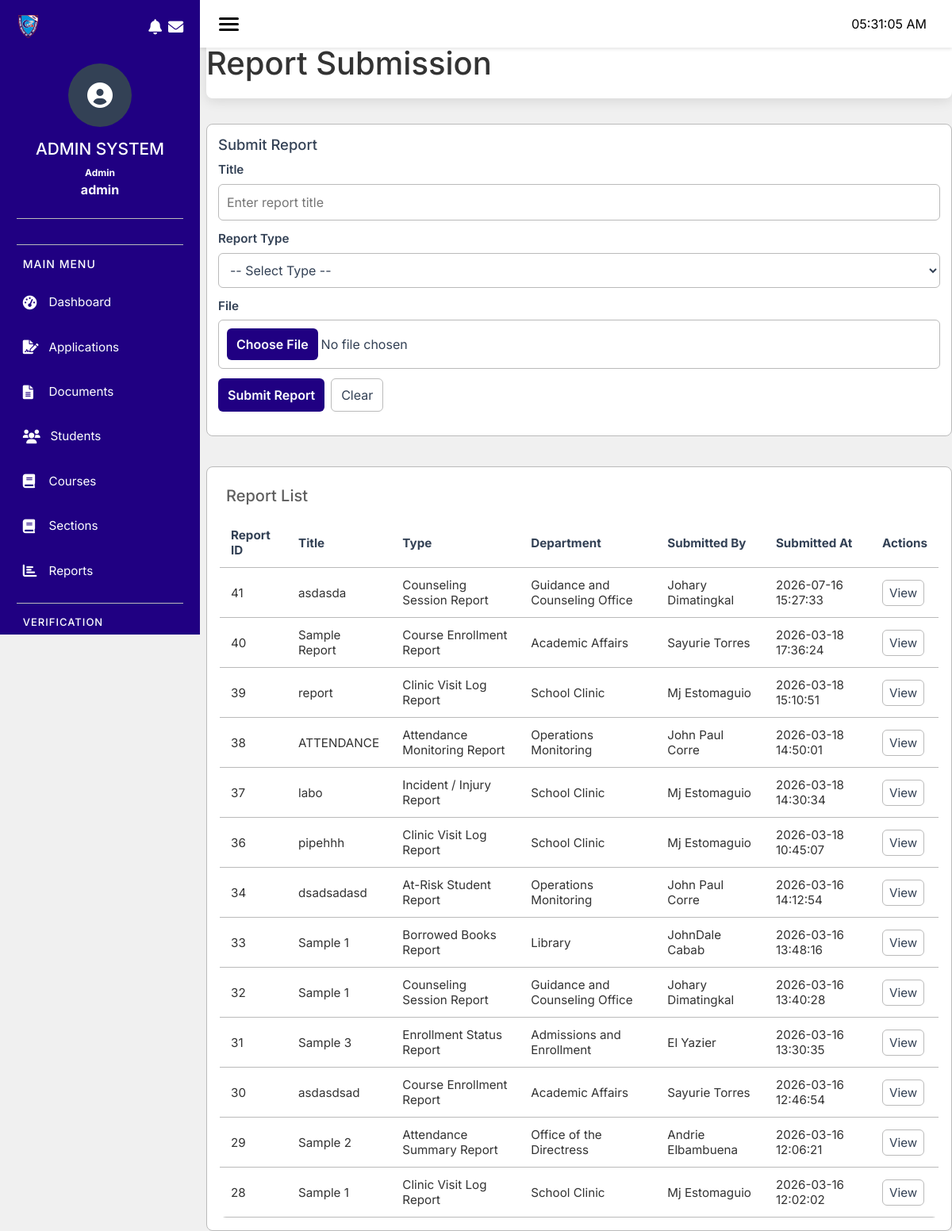
Page /modules/enrollment/admin/report-submission.php (signed in) on the committed database.
### tables this page shows
CREATE TABLE `sd_reports` (
  `report_id` int(11) NOT NULL,
  `title` varchar(255) NOT NULL,
  `description` text DEFAULT NULL,
  `file_path` varchar(255) DEFAULT NULL,
  `department_id` int(11) DEFAULT NULL,
  `submitted_by` bigint(20) DEFAULT NULL,
  `status` enum('Pending','Approved','Returned') DEFAULT 'Pending',
  `submitted_at` datetime DEFAULT current_timestamp(),
  `report_type` int(11) DEFAULT NULL
);

CREATE TABLE `sd_report_type` (
  `type_id` int(11) NOT NULL,
  `report_type` varchar(100) DEFAULT NULL,
  `department_id` int(100) DEFAULT NULL
);

CREATE TABLE `sd_department` (
  `department_id` int(100) NOT NULL,
  `department_name` varchar(100) DEFAULT NULL,
  `department_head` bigint(100) DEFAULT NULL
);

### database/db.php (called while the page is built, shortened)
<?php
class Database {
    private $conn;
    public function __construct() {
        $this->host = getenv('DB_HOST') ?: "localhost";
        $this->port = getenv('DB_PORT') ?: "3306";
        $this->db   = getenv('DB_DATABASE') ?: (getenv('DB_NAME') ?: "prototype");
        $this->user = getenv('DB_USER') ?: "root";
        $this->pass = getenv('DB_PASSWORD') !== false ? getenv('DB_PASSWORD') : "";
        try {
            $dsn = "mysql:host={$this->host};port={$this->port};dbname={$this->db};charset=utf8mb4";
            $this->conn = new PDO($dsn, $this->user, $this->pass);
            $this->conn->setAttribute(PDO::ATTR_ERRMODE, PDO::ERRMODE_EXCEPTION);
            $this->conn->setAttribute(PDO::ATTR_DEFAULT_FETCH_MODE, PDO::FETCH_ASSOC);
        } catch (PDOException $e) {
            throw new RuntimeException("DB Connection failed: " . $e->getMessage(), 0, $e);
        }
    }
    public function getConnection() {
        return $this->conn;
    }
}

### modules/enrollment/classes/Report.php (called while the page is built, shortened)
<?php
    include_once __DIR__ . '/../../../database/db.php';
    class Report {
        private $conn;
        public function __construct($pdo = null) {
            if ($pdo instanceof PDO) {
                $this->conn = $pdo;
            } else {
                $database = new Database();
                $this->conn = $database->getConnection();
            }
        }
        public function getReports($department_id = null) {
            $sql = "SELECT
                        r.report_id,
                        r.title,
                        r.description,
                        r.file_path,
                        r.submitted_at,
                        d.department_name,
                        CONCAT(e.first_name, ' ', e.last_name) AS submitted_by,
                        rt.report_type AS report_type
                    FROM `sd_reports` r
                    LEFT JOIN `sd_department` d ON r.department_id = d.department_id
                    LEFT JOIN `sms_employee` e ON r.submitted_by = e.employee_id
                    LEFT JOIN `sd_report_type` rt ON r.report_type = rt.type_id";
            $sql .= " ORDER BY r.submitted_at DESC";
            $stmt = $this->conn->prepare($sql);
            if (!is_null($department_id)) {
                $stmt->execute([':department_id' => $department_id]);
            } else {
                $stmt->execute();
            }
            return $stmt->fetchAll(PDO::FETCH_ASSOC);
        }
    }

### modules/enrollment/admin/report-submission.php (the view, shortened to what this page needs)
<?php
include __DIR__ . '/../classes/Report.php';
$reportClass = new Report();
$reports = $reportClass->getReports() ?? [];
include '../includes/header.php';
include '../includes/sidebar_admin.php';
?>
 <link rel="stylesheet" href="../css/pages/report-submission-management.css">
<div class="module-header" style="padding-left: 0;">
        <h1>Report Submission</h1>
    </div>
    <div class="module-content" style="padding: 0;">
        <div class="rsm-controls">
            <div class="rsm-upload">
                <h3>Submit Report</h3>
                <form id="report-upload-form" enctype="multipart/form-data">
                    <div class="form-group">
                        <label for="report-title">Title</label>
                        <input id="report-title" name="title" type="text" placeholder="Enter report title" required>
                    </div>
                    <div class="form-group">
                        <label for="report-type">Report Type</label>
                        <select id="report-type" name="report_type" required>
                            <option value="">-- Select Type --</option>
                        </select>
                    </div>
                    <div class="form-group">
                        <label for="report-file">File</label>
                        <input class="file-btn" id="report-file" name="file" type="file" accept=".pdf,.doc,.docx,.xls,.xlsx" required>
                    </div>
                    <div class="form-actions">
                        <button type="submit" id="submit-btn" class="btn-upload">Submit Report</button>
                        <button type="reset" id="reset-btn" class="btn-cancel">Clear</button>
                    </div>
                </form>
            </div>
            <div class="form-section" style="margin-top: 20px;">
                <div class="rsm-list table-responsive">
                    <div class="rsm-list-head">
                        <h3 style="margin: 0; color: var(--color5); font-size: 1.25rem;">Report List</h3>
                    </div>
                    <table class="rsm-table">
                        <thead>
                            <tr>
                                <th>Report ID</th>
                                <th>Title</th>
                                <th>Type</th>
                                <th>Department</th>
                                <th>Submitted By</th>
                                <th>Submitted At</th>
                                <th>Actions</th>
                            </tr>
                        </thead>
                        <tbody>
                            <?php if (!empty($reports)) : ?>
                                <?php foreach ($reports as $report) : ?>
                                <tr>
                                    <td><?= htmlspecialchars($report['report_id']) ?></td>
                                    <td><?= htmlspecialchars($report['title']) ?></td>
                                    <td><?= htmlspecialchars($report['report_type'] ?? 'N/A') ?></td>
                                    <td><?= htmlspecialchars($report['department_name'] ?? 'N/A') ?></td>
                                    <td><?= htmlspecialchars($report['submitted_by'] ?? 'N/A') ?></td>
                                    <td><?= htmlspecialchars($report['submitted_at'] ?? 'N/A') ?></td>
                                    <td>
                                        <?php if (!empty($report['file_path'])) : ?>
                                            <a style="color:var(--color2); text-decoration:none; border:1px solid var(--color4); padding:6px 8px; border-radius:6px; display:inline-block;" href="<?= htmlspecialchars($report['file_path']) ?>" target="_blank" class="btn-view">View</a>
                                        <?php else : ?>
                                            <span class="muted">No file</span>
                                        <?php endif; ?>
                                    </td>
                                </tr>
                                <?php endforeach; ?>
                            <?php else : ?>
                                <tr class="no-data">
                                    <td colspan="7" class="muted">No reports found.</td>
                                </tr>
                            <?php endif; ?>
                        </tbody>
                    </table>
                </div>
            </div>
        </div>
    </div>

### modules/enrollment/css/pages/report-submission-management.css (style rules this page uses)
.rsm-controls { display: grid; gap: 18px; align-items: start; margin-top: 16px; }
.rsm-upload { background: var(--color3); border: 1px solid var(--color4); padding: 14px; border-radius: 8px; }
.rsm-upload h3 { margin: 0 0 10px; color: var(--color2); font-size: 1.15rem; background-color: var(--color3); }
.form-group { margin-bottom: 12px; }
.form-group label { display: block; margin-bottom: 6px; color: var(--color2); font-weight: 600; font-size: 0.95rem; }
input[type="text"], textarea, input[type="file"] { width: 100%; padding: 10px; border-radius: 6px; border: 1px solid var(--color4); background: var(--color3); color: var(--color2); }
.form-actions { display: flex; gap: 8px; margin-top: 8px; }
.btn-upload { background: var(--color1); color: var(--color3); padding: 8px 12px; border: none; border-radius: 6px; cursor: pointer; font-weight: 600; }
.btn-cancel { background: transparent; color: var(--color2); padding: 8px 12px; border: 1px solid var(--color4); border-radius: 6px; cursor: pointer; }
.rsm-list-head { display: flex; justify-content: space-between; align-items: center; gap: 12px; margin-bottom: 8px; background-color: var(--color3); padding: 8px; }
.rsm-table { width: 100%; border-collapse: collapse; background: var(--color3); border-radius: 8px; overflow: hidden; }
.rsm-table th, .rsm-table td { padding: 12px 14px; border-bottom: 1px solid var(--color4); text-align: left; font-size: 0.95rem; }
.rsm-table thead th { font-weight: 700; color: var(--color2); }

### modules/enrollment/css/layout/module-container.css (style rules this page uses)
.module-header { background: var(--color3); padding: 1.5rem; border-radius: 8px; box-shadow: 0 4px 15px rgba(0, 0, 0, 0.1); margin-bottom: 2rem; min-height: 100px; display: flex; flex-direction: column; justify-content: center; }
.module-content { min-height: 500px; }

### modules/enrollment/css/pages/approval-decision-support.css (style rules this page uses)
.form-section { margin-top: 12px; background-color: var(--color3); padding: 1rem; border-radius: 8px; border: 1px solid var(--color4); }
.module-content { margin-left: 260px; padding: 20px; width: calc(100% - 260px); }
.module-header { margin-left: 260px; padding: 20px 20px 0 20px; }

### modules/enrollment/css/pages/concerns-issue-tracking.css (style rules this page uses)
body { margin: 0; padding: 0; }
.module-header, .module-content { margin-left: 260px; transition: margin-left 0.3s ease; }
.form-group { margin-bottom: 12px; }
.form-group label { display: block; margin-bottom: 6px; color: var(--color2); font-weight: 600; font-size: 0.95rem; }
input[type="text"], textarea, select { width: 100%; padding: 10px; border-radius: 6px; border: 1px solid var(--color4); background: var(--color3); color: var(--color2); }
.form-actions { display: flex; gap: 8px; margin-top: 8px; }
.btn-view { padding: 6px 8px; border-radius: 6px; background: transparent; color: var(--color2); border: 1px solid var(--color4); cursor: pointer; text-decoration: none; }
.btn-cancel { background: transparent; color: var(--color2); padding: 8px 12px; border: 1px solid var(--color4); border-radius: 6px; cursor: pointer; }

### modules/enrollment/css/base/global.css (style rules this page uses)
body { background: var(--color9); }

### rows in the picture
sd_reports: report_id "41", title "asdasda", report_type.report_type "Counseling Session Report", department.department_name "Guidance and Counseling Office", submitted_by "Johary Dimatingkal", submitted_at "2026-07-16 15:27:33"
sd_reports: report_id "40", title "Sample Report", report_type.report_type "Course Enrollment Report", department.department_name "Academic Affairs", submitted_by "Sayurie Torres", submitted_at "2026-03-18 17:36:24"
sd_reports: report_id "39", title "report", report_type.report_type "Clinic Visit Log Report", department.department_name "School Clinic", submitted_by "Mj Estomaguio", submitted_at "2026-03-18 15:10:51"
sd_reports: report_id "38", title "ATTENDANCE", report_type.report_type "Attendance Monitoring Report", department.department_name "Operations Monitoring", submitted_by "John Paul Corre", submitted_at "2026-03-18 14:50:01"
sd_reports: report_id "37", title "labo", report_type.report_type "Incident / Injury Report", department.department_name "School Clinic", submitted_by "Mj Estomaguio", submitted_at "2026-03-18 14:30:34"
sd_reports: report_id "36", title "pipehhh", report_type.report_type "Clinic Visit Log Report", department.department_name "School Clinic", submitted_by "Mj Estomaguio", submitted_at "2026-03-18 10:45:07"
sd_reports: report_id "34", title "dsadsadasd", report_type.report_type "At-Risk Student Report", department.department_name "Operations Monitoring", submitted_by "John Paul Corre", submitted_at "2026-03-16 14:12:54"
sd_reports: report_id "33", title "Sample 1", report_type.report_type "Borrowed Books Report", department.department_name "Library", submitted_by "JohnDale Cabab", submitted_at "2026-03-16 13:48:16"
sd_reports: report_id "32", title "Sample 1", report_type.report_type "Counseling Session Report", department.department_name "Guidance and Counseling Office", submitted_by "Johary Dimatingkal", submitted_at "2026-03-16 13:40:28"
sd_reports: report_id "31", title "Sample 3", report_type.report_type "Enrollment Status Report", department.department_name "Admissions and Enrollment", submitted_by "El Yazier", submitted_at "2026-03-16 13:30:35"
sd_reports: report_id "30", title "asdasdsad", report_type.report_type "Course Enrollment Report", department.department_name "Academic Affairs", submitted_by "Sayurie Torres", submitted_at "2026-03-16 12:46:54"
sd_reports: report_id "29", title "Sample 2", report_type.report_type "Attendance Summary Report", department.department_name "Office of the Directress", submitted_by "Andrie Elbambuena", submitted_at "2026-03-16 12:06:21"
sd_reports: report_id "28", title "Sample 1", report_type.report_type "Clinic Visit Log Report", department.department_name "School Clinic", submitted_by "Mj Estomaguio", submitted_at "2026-03-16 12:02:02"

### other values in the picture
$admin_name "Admin"
$_SESSION['employee_id'] "admin"
